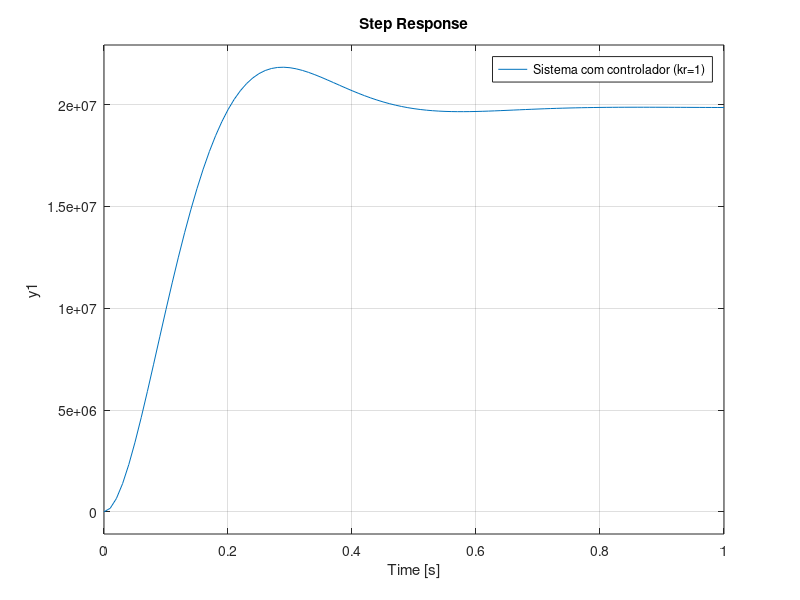

Reproduce this figure in MATLAB.
clear;
clc;
close all;
s = tf('s');
Vin = 12;
L=0.001;
Cap=3.3*10^(-6);
R=12;



A = [(-1/(R*Cap)) 1/Cap; -1/L 0]
B = [0; Vin/L]
C = [1 0]
D = [0]
SysMA=ss(A, B, C, D) ;

%Matriz de controlabilidade
M=ctrb(A, B)
%Posto da matriz de controlabilidade
rank(M)

%Polos de MF desejados
% polosMF=[-2+j*2*sqrt(3) -2-j*2*sqrt(3)];
polosMF = [-8 + 10.91501083i -8 - 10.91501083i];
%Projeto do vetor de ganhos K do controlador
K=acker(A, B, polosMF)

%Sistema controlado em MF com kr=1
Amfc=A-B*K;
Bmfc=B;
Cmfc=C;
Dmfc=D;
sysMFc=ss(Amfc, Bmfc, Cmfc, Dmfc);

%Cálculo de kr
GanhoCC=dcgain(sysMFc) ;
kr=1/GanhoCC
% kr=1


%Sistema controlado em MF com kr ajustado
Amfca=A-B*K;
Bmfca=B*kr;
Cmfca=C;
Dmfca=D;
sysMFca=ss(Amfca, Bmfca, Cmfca, Dmfca);

%Sistema em MF sem controlador
Amf=A-B*C;
Bmf=B;
Cmf=C;
Dmf=D;
sysMF=ss(Amf,Bmf,Cmf,Dmf);

%Resposta ao degrau em malha fechada
figure;
subplot(2,1,1);
step(sysMF, 1);
hold;
step(sysMFca, 1) ;
legend ('Sistema sem controlador', 'Sistema com controlador (kr=1/ganhocc)');
subplot(2,1,2);
step(sysMFc, 1)
legend ('Sistema com controlador (kr=1)');